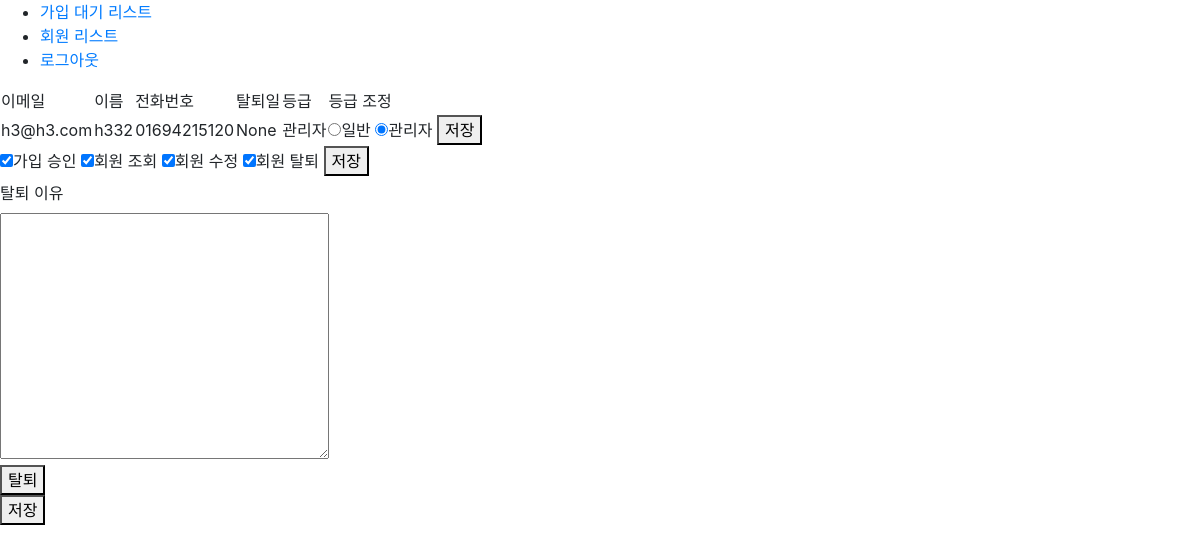
Page /accounts/users/9/ on the committed database.
### accounts/models.py (models this page shows, shortened)
class CustomUser(AbstractBaseUser, PermissionsMixin):
    email = models.EmailField(unique=True)
    name = models.CharField(max_length=50)
    phone_number = models.CharField(max_length=11)
    STATUS_CHOICES = (
        ('W', '대기'),
        ('A', '승인'),
        ('R', '거절'),
    )
    status = models.CharField(max_length=1, choices=STATUS_CHOICES, default='W')
    LEVEL_CHOICES = (
        ('M', '마스터'),
        ('A', '관리자'),
        ('U', '일반'),
    )
    level = models.CharField(max_length=1, choices=LEVEL_CHOICES, default='U')
    is_active = models.BooleanField(default=True)
    is_staff = models.BooleanField(default=False)
    is_superuser = models.BooleanField(default=False)
    permission_approve = models.BooleanField(default=False)
    permission_list = models.BooleanField(default=False)
    permission_edit = models.BooleanField(default=False)
    permission_delete = models.BooleanField(default=False)
    date_joined = models.DateTimeField(default=timezone.now)
    date_rejected = models.DateTimeField(blank=True, null=True)
    reject_reason = models.TextField(blank=True, null=True)
    date_secession = models.DateTimeField(blank=True, null=True)
    secession_reason = models.TextField(blank=True, null=True)
    objects = CustomUserManager()
    USERNAME_FIELD = 'email'
    REQUIRED_FIELDS = ['name', 'phone_number']
    class Meta:
        ordering = ['-id']

### accounts/views.py (the view)
# urls.py: path('users/<int:pk>/', UserDetailView.as_view(), name='user_detail'),
class UserDetailView(DetailView):
    model = CustomUser
    template_name = 'user_detail.html'
    context_object_name = 'user'

### accounts/templates/user_detail.html (shortened to what this page needs)
{% extends 'base.html' %}
{% block content %}
  <table>
    <thead>
      <tr>
        <td>이메일</td>
        <td>이름</td>
        <td>전화번호</td>
        <td>탈퇴일</td>
        <td>등급</td>
        {% if user.status == 'A' %}
          <td>등급 조정</td>
        {% endif %}
      </tr>
    </thead>
    <tbody>
      <tr>
        <td>{{ user.email }}</td>
        <td>{{ user.name }}</td>
        <td>{{ user.phone_number }}</td>
        <td>{{ user.date_secession }}</td>
        <td>{% if user.level == 'A' %} 관리자 {% else %} 일반 {% endif %}</td>
          <td>
            <form method="POST" action="{% url 'accountapp:update_level' user.pk %}">
              <input type="radio" name="level" value="U" {% if user.level == 'U' %} checked {% endif %}>일반
              <input type="radio" name="level" value="A" {% if user.level == 'A' %} checked {% endif %}>관리자
              <button type="submit">저장</button>
            </form>
          </td>
      </tr>
    </tbody>
  </table>
  <div>
    <form method="POST" action="{% url 'accountapp:update_permission' user.pk %}">
      <label><input type="checkbox" name="permission_approve" {% if user.permission_approve %} checked {% endif %}>가입 승인</label>
      <label><input type="checkbox" name="permission_list" {% if user.permission_list %} checked {% endif %}>회원 조회</label>
      <label><input type="checkbox" name="permission_edit" {% if user.permission_edit %} checked {% endif %}>회원 수정</label>
      <label><input type="checkbox" name="permission_delete" {% if user.permission_delete %} checked {% endif %}>회원 탈퇴</label>
      <button type="submit">저장</button>
    </form>
  </div>
    <form method="POST" action="{% url 'accountapp:reject_user' user.pk %}">
      <label>탈퇴 이유</label><br>
      <textarea name="secession_reason" cols="30" rows="10"></textarea><br>
      <button type="submit">탈퇴</button>
    </form>
    <form method="POST" action="{% url 'accountapp:approve_user' user.pk %}">
      <button type="submit">저장</button>
    </form>
{% endblock %}

### rows in the picture
CustomUser: email "h3@h3.com", name "h332", phone_number "01694215120", date_secession "None", level "☑", permission_approve "☑", permission_list "☑", permission_edit "☑", permission_delete "☑"
